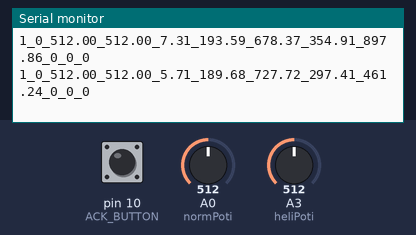
Bench run of a sketch on a simulated Arduino Uno, built with avr-gcc and run on an emulated ATmega328P. On the bench: the last lines printed to the serial monitor. The inputs (shaded band) are chosen by the test bench; at power-on: A0 (normPoti) = 512, pin 10 (ACK_BUTTON) HIGH, A3 (heliPoti) = 512. Random numbers use the default seed unless the sketch sets one.

Above: at 1.2 s.
1.3 s: A0 (normPoti) set to 990
At 1.37 s:
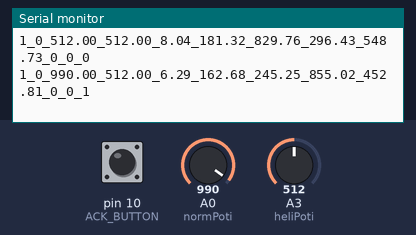
4.3 s: A0 (normPoti) set to 1014
At 4.3 s:
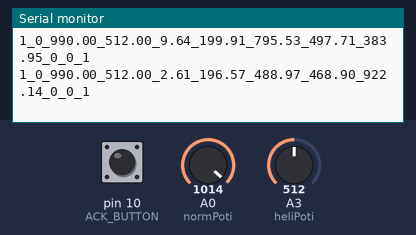
Timing chart, 0 to 7.3 s (numbered marks = the images above; inputs shaded):
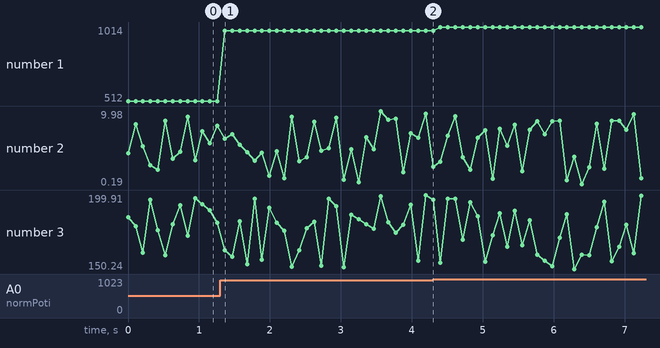

Measured:
- after the input at 1.3 s, the serial monitor: prints a new line after 0.06 s (image 1)
- plotted number 1: 512 → 990 after the input at 1.3 s
- plotted number 2: 8.04 → 2.61 after the input at 1.3 s
- plotted number 3: 181.32 → 196.57 after the input at 1.3 s

The sketch:

Arduino_to_LabVIEW_Communication_GEVE_Simulator.ino
```cpp
// ---------- Type declaration of runtime data for GEVE Ventilator Monitoring ---------- //
struct GEVE_VeMon_Data
{
  bool on_off;
  bool error_ack;
  double breath_pm;
  double tidal_volume;
  double in_ex_ratio;
  double peep;
  double pressure;
  double pressure_plateau;
  double motor_position;
  bool alarm_p_high;
  bool alarm_p_low;
  bool alarm_init;
};


// ---------- Variable definition of type GEVE runtime data for communication ---------- //
GEVE_VeMon_Data geve_status =
{
  false,
  false,
  0.0,
  0.0,
  0.0,
  0.0,
  0.0,
  0.0,
  0.0,
  false,
  false,
  false
};


// ---------- Simulate some input and measurement values ---------- //
// So far I have two potentiometers and a button connected.
int normPoti   = A0;
int heliPoti   = A3;
int ACK_BUTTON = 10;

void setup()
{
  pinMode(ACK_BUTTON, INPUT_PULLUP);
  // Initialize pseudo random number generator from unconnected analog pin noise.
  randomSeed(analogRead(1));
  // Set up Serial library at 9600 Baud to communicate status messages to and from PC.
  Serial.begin(9600);
}


void loop()
{
  // Fill the GEVE data structure with test values for now to send.
  geve_status.on_off           = true;
  geve_status.error_ack        = !digitalRead(ACK_BUTTON);
  geve_status.breath_pm        = analogRead(normPoti);
  geve_status.tidal_volume     = analogRead(heliPoti);
  geve_status.in_ex_ratio      = random(10)       + ( random(0,  100) /  100.0 );
  geve_status.peep             = random(150, 200) + ( random(0,  100) /  100.0 );
  geve_status.pressure         = random(1000)     + ( random(0, 1000) / 1000.0 );
  geve_status.pressure_plateau = random(1000)     + ( random(0, 1000) / 1000.0 );
  geve_status.motor_position   = random(1000)     + ( random(0, 1000) / 1000.0 );
  geve_status.alarm_p_high = false;
  geve_status.alarm_p_low  = false;
  if ( geve_status.breath_pm > 512 )
  {
    geve_status.alarm_init = true;
  }
  else
  {
    geve_status.alarm_init = false;
  }

  Serial.print(geve_status.on_off);
  Serial.print("_");
  Serial.print(geve_status.error_ack);
  Serial.print("_");
  Serial.print(geve_status.breath_pm);
  Serial.print("_");
  Serial.print(geve_status.tidal_volume);
  Serial.print("_");
  Serial.print(geve_status.in_ex_ratio);
  Serial.print("_");
  Serial.print(geve_status.peep);
  Serial.print("_");
  Serial.print(geve_status.pressure);
  Serial.print("_");
  Serial.print(geve_status.pressure_plateau);
  Serial.print("_");
  Serial.print(geve_status.motor_position);
  Serial.print("_");
  Serial.print(geve_status.alarm_p_high);
  Serial.print("_");
  Serial.print(geve_status.alarm_p_low);
  Serial.print("_");
  Serial.print(geve_status.alarm_init);

  Serial.println();

  // Send a new data point only every 100 ms.
  delay(100);
}
```
